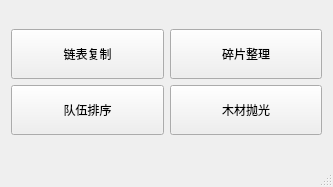
<?xml version="1.0" encoding="UTF-8"?>
<ui version="4.0">
 <class>MyClassClass</class>
 <widget class="QMainWindow" name="MyClassClass">
  <property name="geometry">
   <rect>
    <x>0</x>
    <y>0</y>
    <width>333</width>
    <height>187</height>
   </rect>
  </property>
  <property name="windowTitle">
   <string>MyClass</string>
  </property>
  <widget class="QWidget" name="centralWidget">
   <layout class="QGridLayout" name="gridLayout_2">
    <item row="0" column="0">
     <layout class="QGridLayout" name="gridLayout">
      <item row="0" column="0">
       <widget class="QPushButton" name="listButton">
        <property name="minimumSize">
         <size>
          <width>100</width>
          <height>50</height>
         </size>
        </property>
        <property name="text">
         <string>链表复制</string>
        </property>
       </widget>
      </item>
      <item row="0" column="1">
       <widget class="QPushButton" name="diskButton">
        <property name="minimumSize">
         <size>
          <width>100</width>
          <height>50</height>
         </size>
        </property>
        <property name="text">
         <string>碎片整理</string>
        </property>
       </widget>
      </item>
      <item row="1" column="0">
       <widget class="QPushButton" name="teamButton">
        <property name="minimumSize">
         <size>
          <width>100</width>
          <height>50</height>
         </size>
        </property>
        <property name="text">
         <string>队伍排序</string>
        </property>
       </widget>
      </item>
      <item row="1" column="1">
       <widget class="QPushButton" name="woodButton">
        <property name="minimumSize">
         <size>
          <width>100</width>
          <height>50</height>
         </size>
        </property>
        <property name="text">
         <string>木材抛光</string>
        </property>
       </widget>
      </item>
     </layout>
    </item>
   </layout>
  </widget>
  <widget class="QStatusBar" name="statusBar"/>
 </widget>
 <layoutdefault spacing="6" margin="11"/>
 <resources>
  <include location="myclass.qrc"/>
 </resources>
 <connections/>
</ui>
